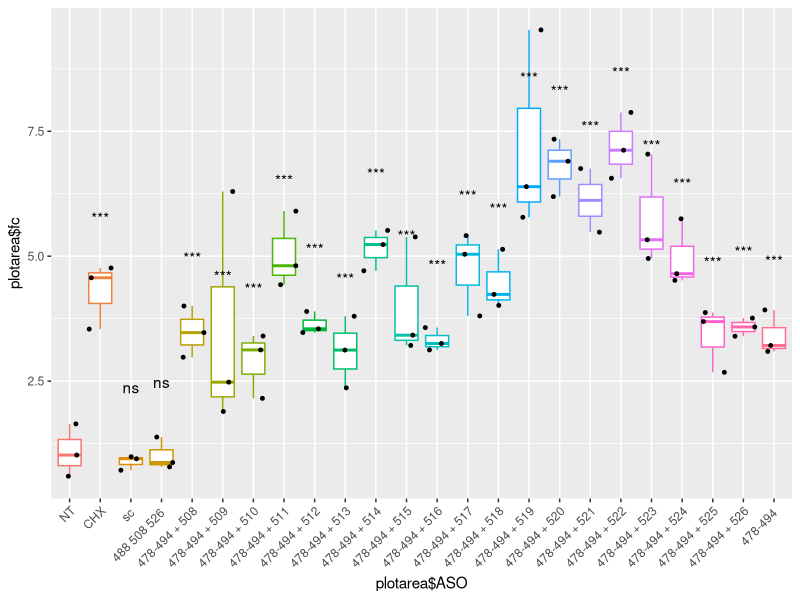

The R source for this figure:
## ---- chunk 1
library(tidyverse)
getwd()
qpcr<-data.frame(read.csv("exp19_26_redo_CT.csv", stringsAsFactors = FALSE))
qpcrMeta<-data.frame(read.csv("exp19_26_redo_metaData.csv"),stringsAsFactors = FALSE)

CT<-data.frame(matrix(qpcr$CT, ncol=2, byrow= TRUE))
colnames(CT)= c("CT1","CT2")
CT<- data.frame(CT,Gene = rep(c("CFTR","RPL32"), each = 72), qpcrMeta)
cf = which(CT$Gene == "CFTR")
rpl = which(CT$Gene == "RPL32")
## ---- chunk 2
ASOtx<-unique(qpcrMeta$ASO)
ASOtx<-factor(ASOtx, levels = ASOtx)
CT$ASO<-factor(CT$ASO, levels =ASOtx) ## this was important for setting the order of lm x

## ---- chunk 3
na<-  CT[is.na(CT[,"CT1"] | CT[,"CT2"]),]
CT[na$index,c("CT1","CT2")]<- apply(na[,c("CT1","CT2")],1,min)
## ---- chunk 4
CT = data.frame(CT, mean_CT=apply(CT[,c("CT1","CT2")],1,mean, na.rm= TRUE))
CT$dCT = CT$mean_CT[cf]-CT$mean_CT[rpl]
NTdCT <- mean(CT$dCT[1:3])
CT$ddCT = CT$dCT-NTdCT
## ---- chunk 5
CT$fc<-2^(-1*CT$ddCT)
## ---- chunk 6
plotarea<-CT[CT$Gene=="CFTR",]
a1<-aov(log2(fc) ~ ASO, data = plotarea)
a1Tukey<-TukeyHSD(a1)
a1pval<-a1Tukey$ASO[,"p adj"]

a1vsNT=data.frame(ASO = ASOtx, pvals = c(0,a1pval[grep("-NT",names(a1pval))]))
a1vsNT$mean_fc = c(1,2^a1Tukey$ASO[grep("-NT",names(a1pval)),"diff"])

a1vsNT$significance = ifelse(a1vsNT$ASO == "NT", '',
  ifelse(a1vsNT$pvals<0.001,"***",
                         ifelse(a1vsNT$pvals<0.01,"**",
                                ifelse(a1vsNT$pvals<0.05,"*",'ns')
       )
)
)
## ---- chunk 7
ggplot()+ 
  geom_boxplot(aes(x = plotarea$ASO,y=plotarea$fc,col=plotarea$ASO))+
  geom_jitter(aes(x = plotarea$ASO,y=plotarea$fc), size = 1) + 
  theme(axis.text.x = element_text(angle = 45, hjust = 1), legend.position = "none") +
  geom_text(aes(x =a1vsNT$ASO,y=a1vsNT$mean_fc+1.5,label=a1vsNT$significance ))
